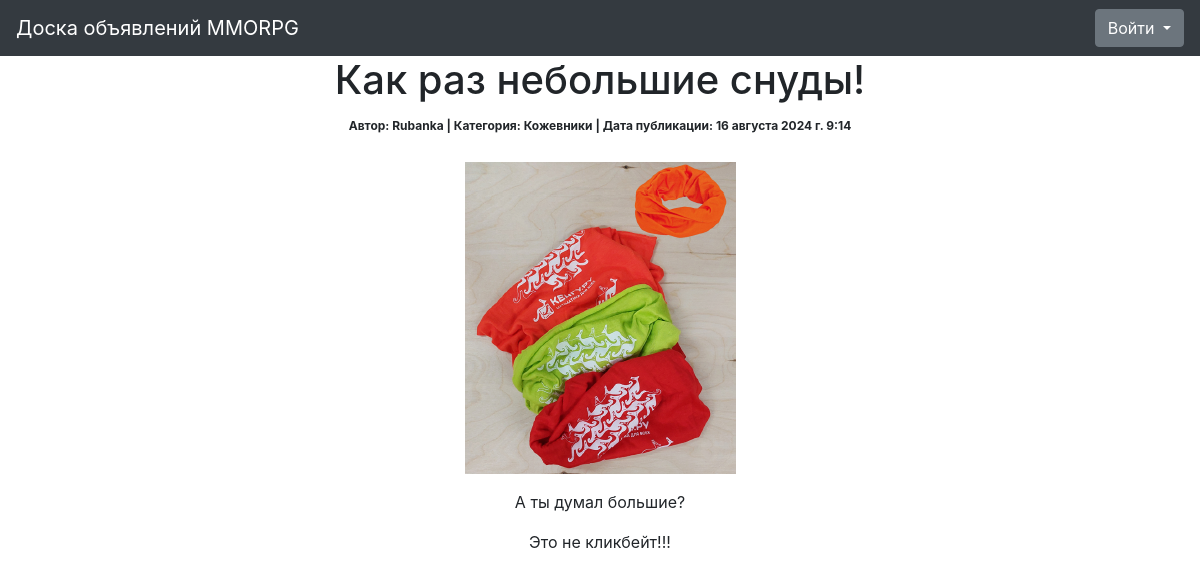
/ads/11, run on an earlier commit of the app's database.
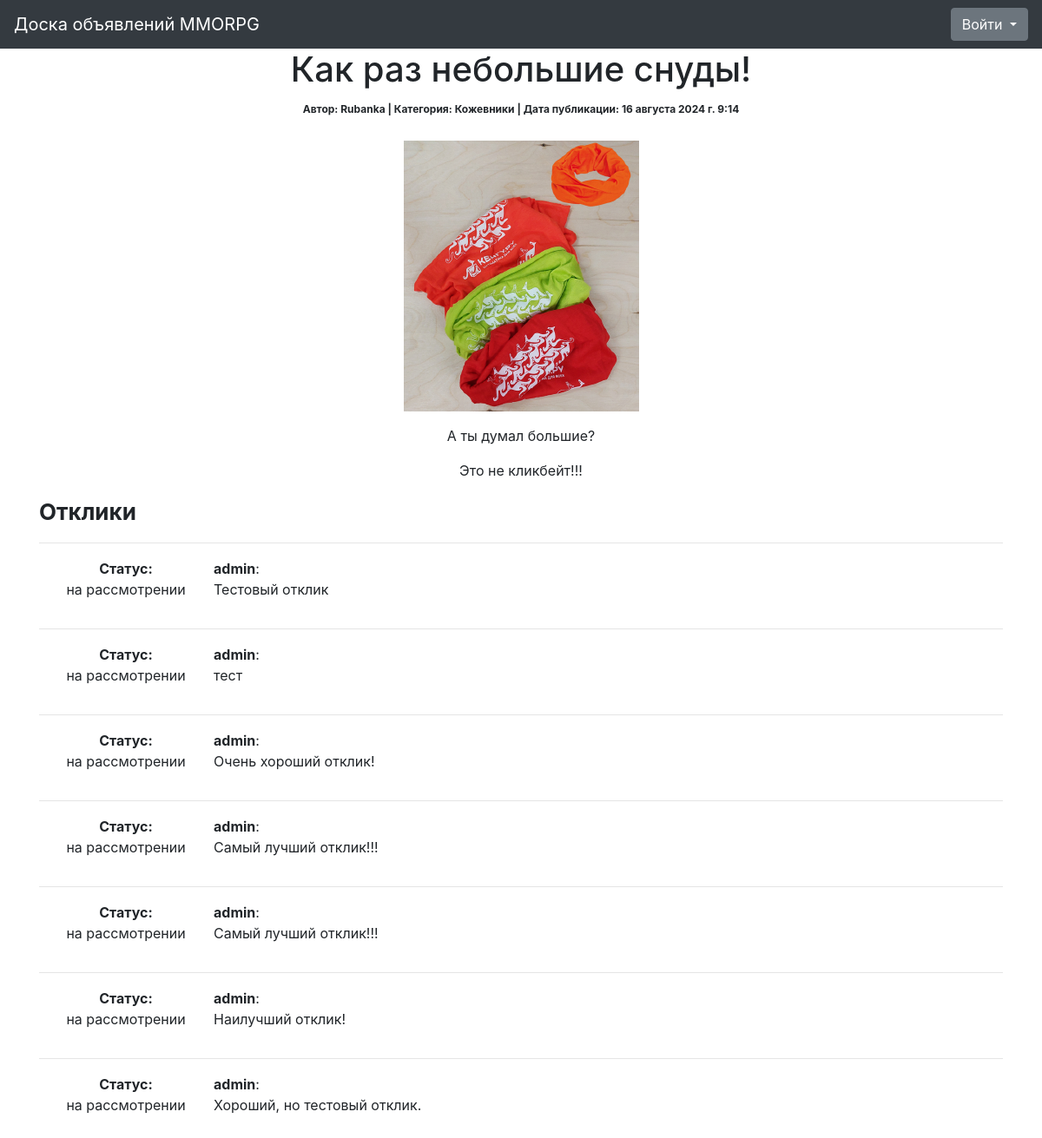
And on a later commit of the database.
### billboard/models.py (models this page shows, shortened)
class Ad(models.Model):
    CATEGORY_CHOICES = (
        ('TA', 'Танки'),
        ('HI', 'Хилы'),
        ('DD', 'ДД'),
        ('DE', 'Торговцы'),
        ('GM', 'Гилдмастеры'),
        ('QG', 'Квестгиверы'),
        ('BS', 'Кузнецы'),
        ('TA', 'Кожевники'),
        ('PM', 'Зельевары'),
        ('SM', 'Мастера заклинаний'))
    author = models.ForeignKey(User, on_delete=models.CASCADE, verbose_name='Автор')
    category = models.CharField(max_length=2, choices=CATEGORY_CHOICES, default='TA', verbose_name='Категория')
    dateCreation = models.DateTimeField(auto_now_add=True, verbose_name='Дата публикации')
    title = models.CharField(max_length=256, verbose_name='Заголовок')
    text = CKEditor5Field(verbose_name='Текст', config_name='extends', null=True, blank=True)
    class Meta:
        verbose_name = 'Объявление'
        verbose_name_plural = 'Объявления'

class Response(models.Model):
    author = models.ForeignKey(User, on_delete=models.CASCADE, verbose_name='Автор отклика')
    ad = models.ForeignKey(Ad, on_delete=models.CASCADE, related_name='responses')
    text = models.TextField(verbose_name='Текст')
    status = models.BooleanField(default=False, verbose_name='Статус')
    dateCreation = models.DateTimeField(auto_now_add=True, verbose_name='Дата отклика')
    class Meta:
        verbose_name = 'Отклик'
        verbose_name_plural = 'Отклики'

### billboard/views.py (the view, shortened to what this page needs)
# urls.py: path('<int:id>', AdDetail.as_view(), name='ad_detail'),
class AdDetail(DetailView):
    model = Ad
    template_name = 'ad.html'
    context_object_name = 'ad'
    pk_url_kwarg = 'id'
    def get_context_data(self, **kwargs):
        context = super(AdDetail, self).get_context_data(**kwargs)
        context['response_form'] = ResponseForm()
        context['responses'] = Response.objects.filter(ad__id=self.kwargs.get('id'))
        return context

### templates/ad.html (shortened to what this page needs)
{% extends 'base.html' %}
{% load bootstrap4 %}
{% load crispy_forms_tags %}
{% block content %}
    <h1>{{ ad.title }}</h1>
    <tr><span style="font-size: 12px;">
        <b>Автор:  {{ ad.author }} | Категория: {{ ad.get_category_display }} |
        Дата публикации: {{ ad.dateCreation|date:'DATETIME_FORMAT' }}</b></span><br><br></tr>
    <tr>{{ ad.text|safe }}</tr>
    {% if responses %}
        <p style="font-size: 26px;" align="left" ><b>Отклики</b></p>
        {% for response in responses %}
            <hr>
                <table>
                    <tr>
                        <td width="200px">
                            {% if response.status == False %}
                                <p align="center"><b>Статус:</b>
                                <br>на рассмотрении</p>
                            {% else %}
                                <p align="center"><b>Статус:</b>
                                <br>принят</p>
                            {% endif %}
                        </td>
                        <td>
                            <p align="left"><b>{{ response.author }}</b>:
                            <br>{{ response.text|safe }}</p>
                        </td>
                    </tr>
                </table>
        {% endfor %}
    {% endif %}
<br>
{% endblock content %}

### templates/base.html (shortened to what this page needs)
<!doctype  html>
<html  lang="en">
<head>
    {% load static %}
    <link  rel="stylesheet"  href="https://maxcdn.bootstrapcdn.com/bootstrap/4.0.0/css/bootstrap.min.css">
</head>
<body>
<nav class="navbar navbar-expand-lg navbar-dark bg-dark">
  <a class="navbar-brand" href="/ads/">Доска объявлений MMORPG</a>
<div class="collapse navbar-collapse" id="navbarSupportedContent">
        <div class="btn-group">
        <button type="button" class="btn btn-secondary dropdown-toggle" data-toggle="dropdown" aria-haspopup="true" aria-expanded="false">
        {% if user.is_authenticated %}
            {{ user }}
        {% else %}
            Войти
        {% endif %}
        </button>
    </div>
</div>
</nav>
<div class="container">
    <div class="row">
        <div class="col-lg-12 text-center">
            {% block content %}{% endblock content %}
        </div>
    </div>
</div>
</body>
</html>

What changed in the data, as far as the page shows it:
added Response: shows "Статус:", status "на рассмотрении", author "admin", text "Тестовый отклик"
added Response: shows "Статус:", status "на рассмотрении", author "admin", text "тест"
added Response: shows "Статус:", status "на рассмотрении", author "admin", text "Очень хороший отклик!"
added Response: shows "Статус:", status "на рассмотрении", author "admin", text "Самый лучший отклик!!!"
added Response: shows "Статус:", status "на рассмотрении", author "admin", text "Самый лучший отклик!!!"
added Response: shows "Статус:", status "на рассмотрении", author "admin", text "Наилучший отклик!"
added Response: shows "Статус:", status "на рассмотрении", author "admin", text "Хороший, но тестовый отклик."
Also different on the page:
text now shown: "Отклики"
